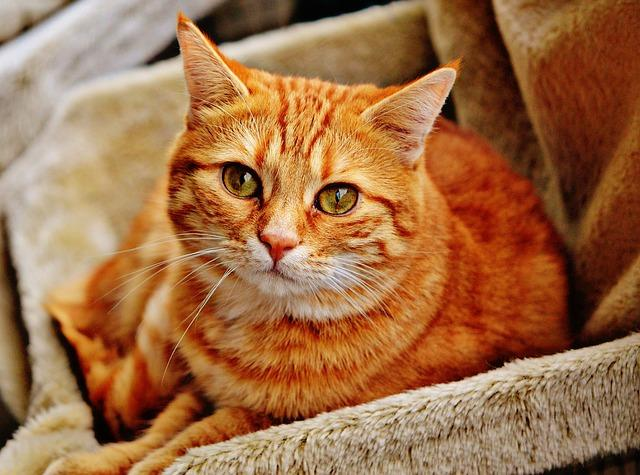
#> input picture 인터페이스 실습코드/workspace/workspace/01_python/test/cute_cat.jpg, 640 x 475 px
$ python ex06.py
#> lines starting #> are read from the running program, lines starting #| are printed output that depends on the picture
from PIL import Image
im = Image.open('cute_cat.jpg')
#> im is the input picture: PIL image 640x475 RGB; mean R, G, B 158.9, 109.1, 69.8
print(im.size)
#| (640, 475)
# 크기를 600x600 으로
img2 = im.resize((600, 600))  # 가로세로 무시하고 이 사이즈에 맞춤
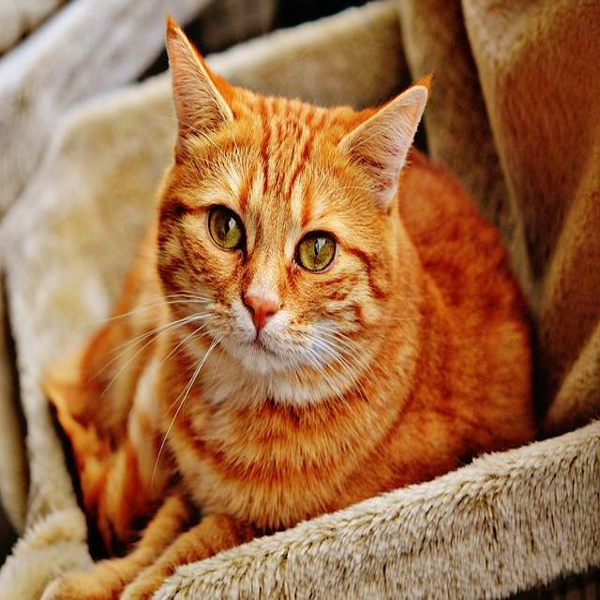
#> img2: PIL image 600x600 RGB; mean R, G, B 158.9, 109.1, 69.8
img2.save('cute_cat_600.jpg')
img2.show()
# 90도 회전
img3 = im.rotate(-90)   # 양수는 반시계, 시계방향은 음수!!!
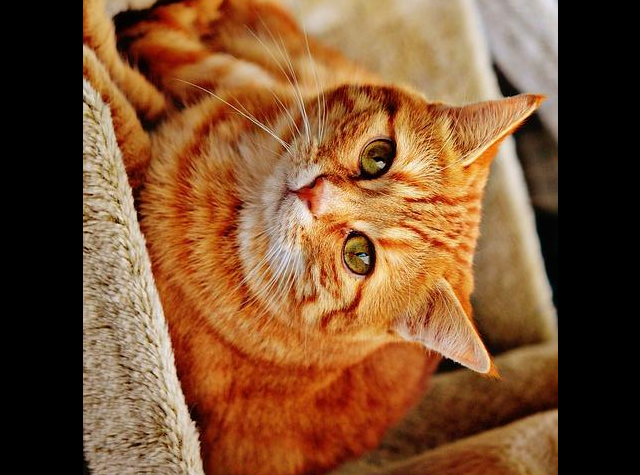
#> img3: PIL image 640x475 RGB; mean R, G, B 122.4, 81.4, 49
img3.save('cute_cat_rotate.jpg')
img3.show()
print(img3.size)  # 크기는 그대로, 나머지는 검정색 디폴트
#| (640, 475)
